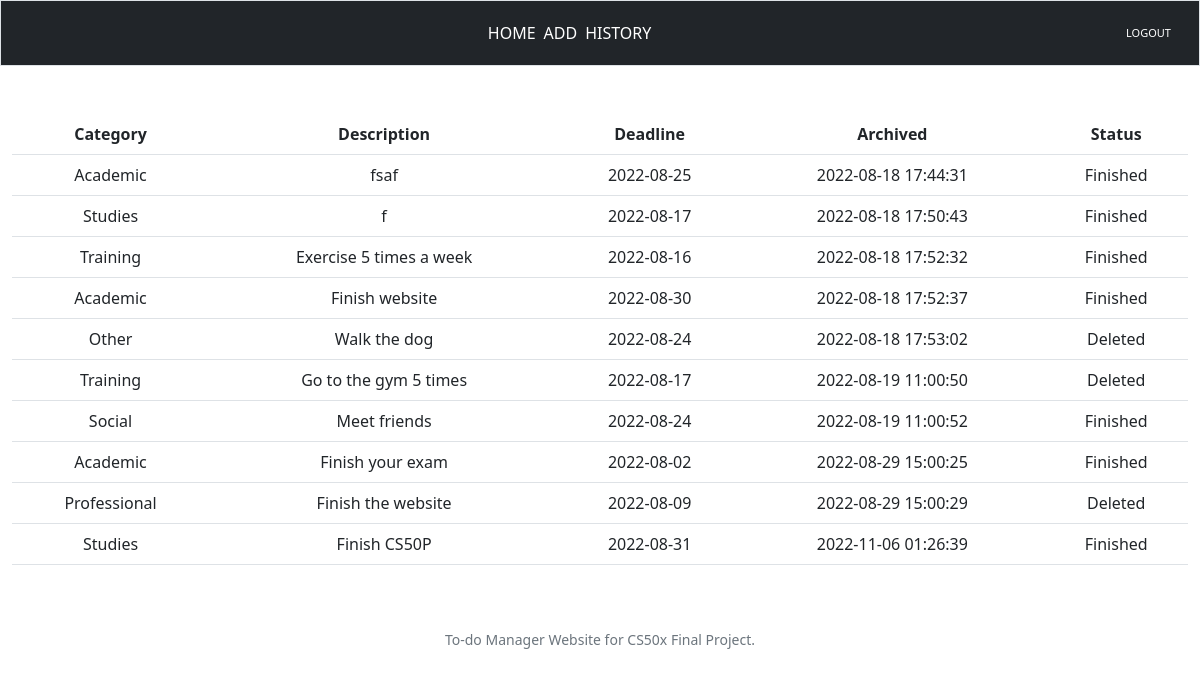
Page /history (signed in) on the earlier database version.
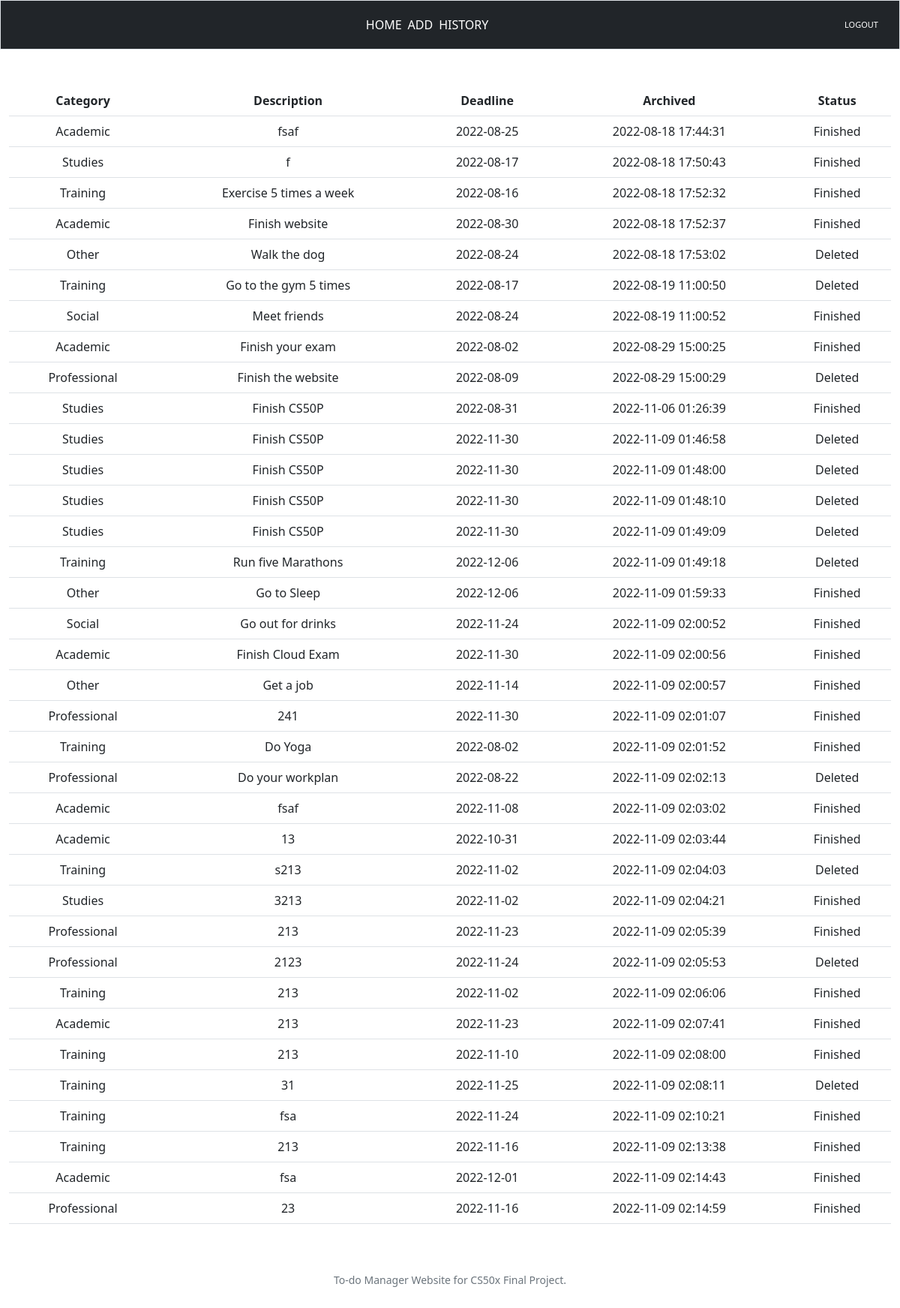
Same page on the later database version.
### tables this page shows
CREATE TABLE history (id INTEGER, categories TEXT, description TEXT, date TEXT, dateefin text, how TEXT, FOREIGN KEY (id) REFERENCES users (id));

### app.py (the view)
@app.route("/history", methods=["GET"])
@login_required
def history():
    userid = session["user_id"]
    data = cursor.execute("SELECT * FROM history WHERE id = ?", [userid])
    data = cursor.fetchall()
    return render_template("history.html", data=data)

### app.py (called while the page is built)
@app.after_request
def after_request(response):
    response.headers["Cache-Control"] = "no-cache, no-store, must-revalidate"
    response.headers["Expires"] = 0
    response.headers["Pragma"] = "no-cache"
    return response

### helpers.py (called while the page is built)
def login_required(f):
    @wraps(f)
    def decorated_function(*args, **kwargs):
        if session.get("user_id") is None:
            return redirect("/login")
        return f(*args, **kwargs)
    return decorated_function

### templates/history.html (shortened to what this page needs)
{% extends "layout.html" %}
{% block main %}
<table class = "table">
        <tr>
            <th>Category</th>
            <th>Description</th>
            <th>Deadline</th>
            <th>Archived</th>
            <th>Status</th>
        </tr>
        <tbody>
            {% for key in data %}
            <tr>
                <td>
                    {{ key.categories }}
                </td>
                <td>
                    {{ key.description }}
                </td>
                <td>
                    {{ key.date }}
                </td>
                <td>
                    {{ key.dateefin }}
                </td>
                <td>
                    {{ key.how }}
                </td>
            </tr>
            {% endfor %}
        </tbody>
</table>
<body>
</body>
{% endblock %}

### templates/layout.html (shortened to what this page needs)
<!DOCTYPE html>
<html lang="en">
    <head>
        <link href="https://cdn.jsdelivr.net/npm/bootstrap@5.2.0/dist/css/bootstrap.min.css" rel="stylesheet">
        <link href="/static/styles.css" rel="stylesheet">
    </head>
    <body>
        <nav class="navbar navbar-light bg-faded justify-content-between flex-nowrap flex-row border bg-dark">
            <div class="container-fluid">
                <ul class="nav navbar-nav flex-row float-right" >
                    {% if session["user_id"] %}
                     <li class="nav-item"><a class="nav-link pr-3 text-white"href="/">HOME</a></li>
                    <li class="nav-item"><a class="nav-link pr-3 text-white" href="/add">ADD</a></li>
                    <li class="nav-item"><a class="nav-link text-white pr-3" href="/history">HISTORY</a></li>
                </ul>
                <a href="/logout" class="navbar-brand float-left text-white fs-11 text-center">LOGOUT</a>
                {% else %}
                <li class="nav-item"><a class="nav-link pr-3 text-white" href="/login">LOGIN</a></li>
                <li class="nav-item"><a class="nav-link pr-3 text-white " href="/register">REGISTER</a></li>
                {% endif %}
            </div>
        </nav>
        <main class="container-fluid py-5 text-center">
            {% block main %}{% endblock %}
        </main>
        <footer class="mb-5 small text-center text-muted">
            To-do Manager Website for CS50x Final Project.
        </footer>
    </body>
</html>

### static/styles.css (style rules this page uses)
body { background-color: white; }
tr { background-color: #ffffff; }
li { margin: 4px; }
.fs-11 { font-size: 11px; }
.nav { text-align: center; margin: 0 auto; }

Differences in the rows shown:
added history: categories "Studies", description "Finish CS50P", date "2022-11-30", dateefin "2022-11-09 01:46:58", how "Deleted"
added history: categories "Studies", description "Finish CS50P", date "2022-11-30", dateefin "2022-11-09 01:48:00", how "Deleted"
added history: categories "Studies", description "Finish CS50P", date "2022-11-30", dateefin "2022-11-09 01:48:10", how "Deleted"
added history: categories "Studies", description "Finish CS50P", date "2022-11-30", dateefin "2022-11-09 01:49:09", how "Deleted"
added history: categories "Training", description "Run five Marathons", date "2022-12-06", dateefin "2022-11-09 01:49:18", how "Deleted"
added history: categories "Other", description "Go to Sleep", date "2022-12-06", dateefin "2022-11-09 01:59:33", how "Finished"
added history: categories "Social", description "Go out for drinks", date "2022-11-24", dateefin "2022-11-09 02:00:52", how "Finished"
added history: categories "Academic", description "Finish Cloud Exam", date "2022-11-30", dateefin "2022-11-09 02:00:56", how "Finished"
added history: categories "Other", description "Get a job", date "2022-11-14", dateefin "2022-11-09 02:00:57", how "Finished"
added history: categories "Professional", description "241", date "2022-11-30", dateefin "2022-11-09 02:01:07", how "Finished"
added history: categories "Training", description "Do Yoga", date "2022-08-02", dateefin "2022-11-09 02:01:52", how "Finished"
added history: categories "Professional", description "Do your workplan", date "2022-08-22", dateefin "2022-11-09 02:02:13", how "Deleted"
added history: categories "Academic", description "fsaf", date "2022-11-08", dateefin "2022-11-09 02:03:02", how "Finished"
added history: categories "Academic", description "13", date "2022-10-31", dateefin "2022-11-09 02:03:44", how "Finished"
added history: categories "Training", description "s213", date "2022-11-02", dateefin "2022-11-09 02:04:03", how "Deleted"
added history: categories "Studies", description "3213", date "2022-11-02", dateefin "2022-11-09 02:04:21", how "Finished"
added history: categories "Professional", description "213", date "2022-11-23", dateefin "2022-11-09 02:05:39", how "Finished"
added history: categories "Professional", description "2123", date "2022-11-24", dateefin "2022-11-09 02:05:53", how "Deleted"
added history: categories "Training", description "213", date "2022-11-02", dateefin "2022-11-09 02:06:06", how "Finished"
added history: categories "Academic", description "213", date "2022-11-23", dateefin "2022-11-09 02:07:41", how "Finished"
added history: categories "Training", description "213", date "2022-11-10", dateefin "2022-11-09 02:08:00", how "Finished"
added history: categories "Training", description "31", date "2022-11-25", dateefin "2022-11-09 02:08:11", how "Deleted"
added history: categories "Training", description "fsa", date "2022-11-24", dateefin "2022-11-09 02:10:21", how "Finished"
added history: categories "Training", description "213", date "2022-11-16", dateefin "2022-11-09 02:13:38", how "Finished"
added history: categories "Academic", description "fsa", date "2022-12-01", dateefin "2022-11-09 02:14:43", how "Finished"
added history: categories "Professional", description "23", date "2022-11-16", dateefin "2022-11-09 02:14:59", how "Finished"
